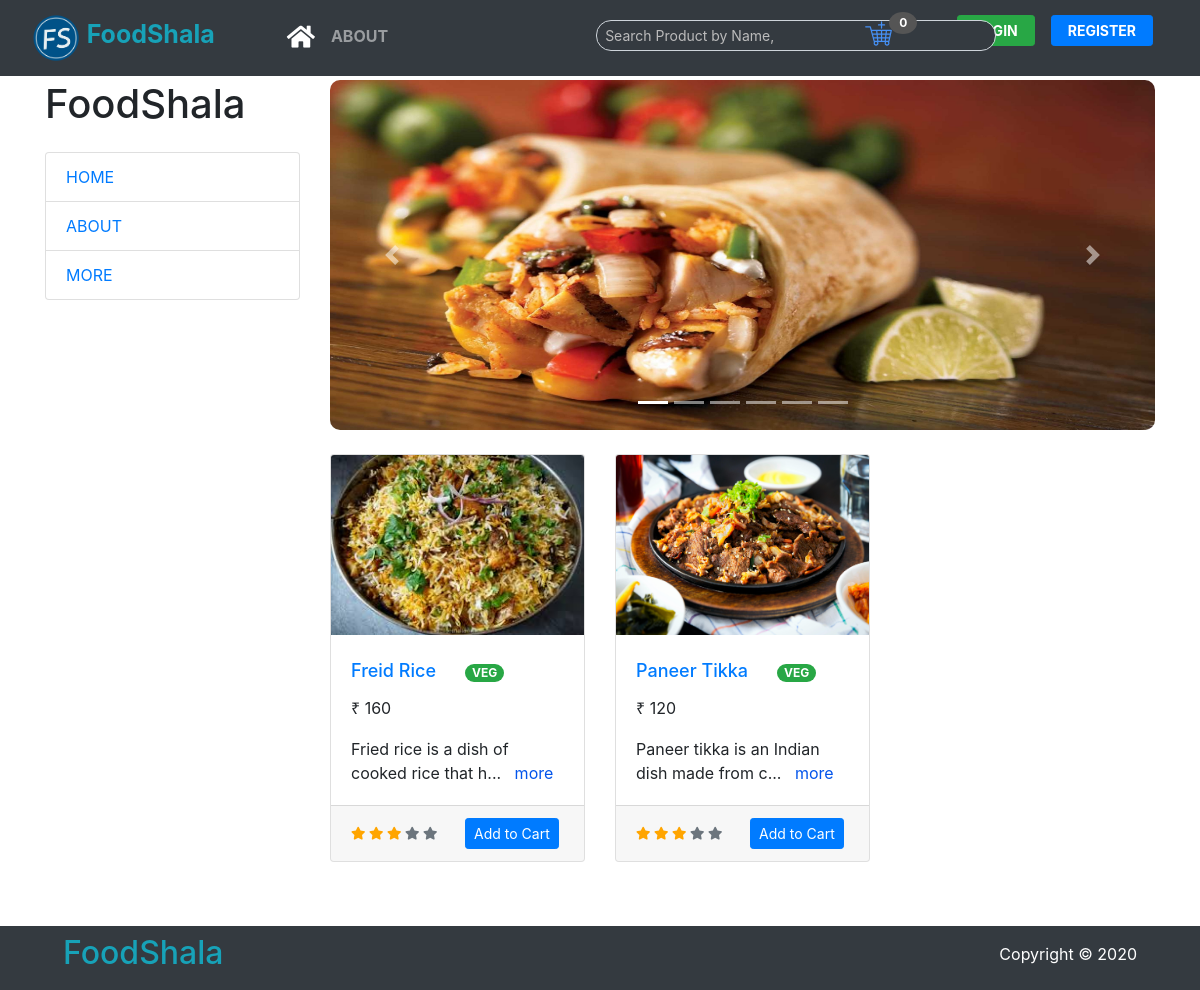
The page / on the database its author committed.
### tables this page shows
CREATE TABLE `product` (
  `p_id` int(11) NOT NULL,
  `rest_id` int(11) NOT NULL,
  `p_name` varchar(255) NOT NULL,
  `p_category` varchar(255) NOT NULL,
  `p_price` int(100) NOT NULL,
  `p_description` varchar(255) NOT NULL,
  `p_title` varchar(255) NOT NULL,
  `p_image` varchar(255) NOT NULL,
  `created_at` timestamp NULL DEFAULT NULL,
  `updated_at` timestamp NULL DEFAULT NULL
);

### index.php (the view, shortened to what this page needs)
  <?php include 'pages/navbar.php'; ?>
  <div class="container">
    <div class="row">
      <div class="col-lg-3">
        <h1 class="my-4 font-mono textfood">FoodShala</h1>
        <div class="list-group list">
          <a href="#" class="list-group-item">HOME</a>
          <a href="about.php" class="list-group-item">ABOUT</a>
          <a href="#" class="list-group-item">MORE</a>
        </div>
      </div>
      <div class="col-lg-9">
        <div id="carouselExampleIndicators" class="carousel slide my-4" data-ride="carousel">
          <ol class="carousel-indicators">
            <li data-target="#carouselExampleIndicators" data-slide-to="0" class="active"></li>
            <li data-target="#carouselExampleIndicators" data-slide-to="1"></li>
            <li data-target="#carouselExampleIndicators" data-slide-to="2"></li>
            <li data-target="#carouselExampleIndicators" data-slide-to="3"></li>
            <li data-target="#carouselExampleIndicators" data-slide-to="4"></li>
            <li data-target="#carouselExampleIndicators" data-slide-to="5"></li>
          </ol>
          <div class="carousel-inner" role="listbox">
            <div class="carousel-item active">
              <img class="d-block img-fluid slider" src="img/p8.jpg"  alt="First slide">
            </div>
          </div>
          <a class="carousel-control-prev" href="#carouselExampleIndicators" role="button" data-slide="prev">
            <span class="carousel-control-prev-icon" aria-hidden="true"></span>
          </a>
          <a class="carousel-control-next" href="#carouselExampleIndicators" role="button" data-slide="next">
            <span class="carousel-control-next-icon" aria-hidden="true"></span>
          </a>
        </div>
       <div class="row ">
        <?php
        if (!isset($_SESSION['login_type'])) {
            if (isset($_GET['page'])) {
                $page=$_GET['page'];
            }else{
              $page=1;
            }
            $number_par_page=9;
            $start_from=($page-1)*9;
            $query=" SELECT * FROM product LIMIT $start_from,$number_par_page";
            $run=mysqli_query($con,$query);
            while ($row=mysqli_fetch_array($run)) {
            $id=$row['p_id'];
            $img=$row['p_image'];
            $name=$row['p_name'];
            $desc=$row['p_description'];
            $price=$row['p_price'];
          ?>
            <div class="col-lg-4 col-md-6 mb-4">
              <div class="card h-100">
                <a href="#">
                  <img class="card-img-top productImg"
                   src="img/<?php echo htmlentities($img);?>" alt="product image">
                </a>
                <div class="card-body">
                  <h4 class="card-title">
                    <a href="#" style="font-size: 18px">
                      <?php echo $name;?>
                    </a>
                    <span class="ml-4 uppercase badge badge-pill badge-success"
                    style="font-size: 12px;text-transform: uppercase;">
                      <?php echo $row['p_category'];?>
                    </span>
                  </h4>
                  <p>
                    <span style='font-family:Arial;'>&#8377;</span>
                    <?php echo $price;?>
                  </p>
                  <p class="card-text more">
                    <?php echo $desc;?>
                  </p>
                </div>
                <div class="card-footer">
                  <form action="" method="POST">
                  <small class="text-muted">
                    <span class="fa fa-star checked"></span>
                    <span class="fa fa-star checked"></span>
                    <span class="fa fa-star checked"></span>
                    <span class="fa fa-star"></span>
                    <span class="fa fa-star"></span>
                  </small>
                    <button type="submit" class="btn btn-primary btn-sm ml-4 addtocart" name="addtocart"
                    data="<?php echo $id;?>" value="<?php echo $id;?>">
                    Add to Cart</button>
                  </form>
                </div>
              </div>
            </div>
          <?php
          }
      }
      ?>
      </div>
        <div class="row mt-2 mb-5 justify-content-center">
        </div>
      </div>
    </div>
  </div>
  <?php include 'pages/footer.php'; ?>
</body>
</html>

### pages/navbar.php (shortened to what this page needs)
<!DOCTYPE html>
<html lang="en">
<head>
  <link rel="stylesheet" href="include/css/main.css">
  <link rel="stylesheet" href="include/css/bootstrap.css">
  <link rel="stylesheet" href="include/css/bootstrap.min.css">
  <link rel="stylesheet" type="text/css" href="https://cdnjs.cloudflare.com/ajax/libs/sweetalert/0.4.2/sweet-alert.css">
  <link rel="stylesheet" href="https://use.fontawesome.com/releases/v5.7.0/css/all.css">
</head>
<body>
<nav class="navbar navbar-expand-lg navbar-dark bg-dark fixed-top">
    <div class="container-fluid">
      <a class="navbar-brand" href="index.php" class="font-weight-bold text-uppercase text-info">
        <img src="img/p2.png" alt="" width="50" height="50">
      <span class="text-info font-weight-bold white-Shadow">FoodShala</span></a>
      <div class="collapse navbar-collapse" id="navbarResponsive">
        <ul class="navbar-nav mr-auto text-uppercase font-weight-bold mx-5">
          <li class="nav-item active">
            <a class="nav-link" href="index.php" data-toggle="tooltip" data-placement="bottom" title="Home !">
              <i class="fas fa-home" style="font-size: 25px;"></i>
            </a>
          </li>
          <li class="nav-item">
            <a class="nav-link" href="about.php">About</a>
          </li>
          <li class="text-center">
            <form action="" method="POST" class="form-inline"
            style="position: relative;left: 200px;">
              <input type="text" name="search_text" id="search_text"
              class="form-control bg-dark rounded form-control-sm py-1 mt-1 text-white search" style="border-radius: 15px !important;" placeholder="Search Product by Name,">
            </form>
          </li>
        </ul>
        <ul class="navbar-nav ml-auto text-uppercase">
          <?php
            if (!isset($_SESSION['resturant'])) {
              ?>
                <li class="nav-item">
                  <a href="" class="nav-link text-white  text-white pt-1 px-5 notification" data-toggle="tooltip" data-placement="bottom" title="Cart is empty !">
                  <span class="badge cart-badge">0</span>
                  </a>
                </li>
                <li class="nav-item">
                  <a class="nav-link btn btn-success btn-sm font-weight-bold text-white p-1 px-3 buttonLogin" href="login.php" data-toggle="modal" data-target="#myModal">Login</a>
                  </li>
                  <li class="nav-item mx-3">
                    <a class="nav-link btn btn-primary btn-sm font-weight-bold text-white p-1 px-3 buttonRegister" href="register.php">Register</a>
                </li>
              <?php
            }
          ?>
        </ul>
      </div>
    </div>
  </nav>

### pages/footer.php (shortened to what this page needs)
<footer class="bg-dark">
    <div class="container-fluid">
      <div class="row  py-2">
        <div class="col-md-3">
          <h2 class="font-mono px-5 text-white text-info setfont">FoodShala</h2>
        </div>
        <div class="col-md-9">
          <p class="text-right text-white pt-2 px-5 setwidth">Copyright &copy; 2020</p>
        </div>
      </div>
    </div>
  </footer>
</body>
</html>

### include/css/main.css (style rules this page uses)
body { padding-top: 56px; }
footer { position: fixed; bottom: 0px; left: 0px; width: 100%; scroll-behavior: smooth; scroll-Y:; }
.white-Shadow { font-size: 25px; }
.slider { background-image: 100% 300px !important; width: 100% !important; height: 350px !important; border-radius: 10px !important; }
.productImg { background-size: 100% 180px !important; height: 180px !important; }
.svg-icon { width: 1em; height: 1em; }
.notification { color: white; text-decoration: none; position: relative; display: inline-block; border-radius: 2px; margin-right: 10px; }
.notification .badge { position: absolute; top: -3px !important; right: 30px !important; padding: 5px 10px; border-radius: 50%; background: #555; color: white; }
.checked { color: orange; }
a { color: #0254EB }
.search { width: 400px !important; border-radius: 15px; }

### rows shown on the page
product: p_image (picture), p_name "Freid Rice", p_category "VEG", p_price "160", p_description "Fried rice is a dish of cooked rice that h", $id 1 (drawn)
product: p_image (picture), p_name "Paneer Tikka", p_category "VEG", p_price "120", p_description "Paneer tikka is an Indian dish made from c", $id 2 (drawn)
